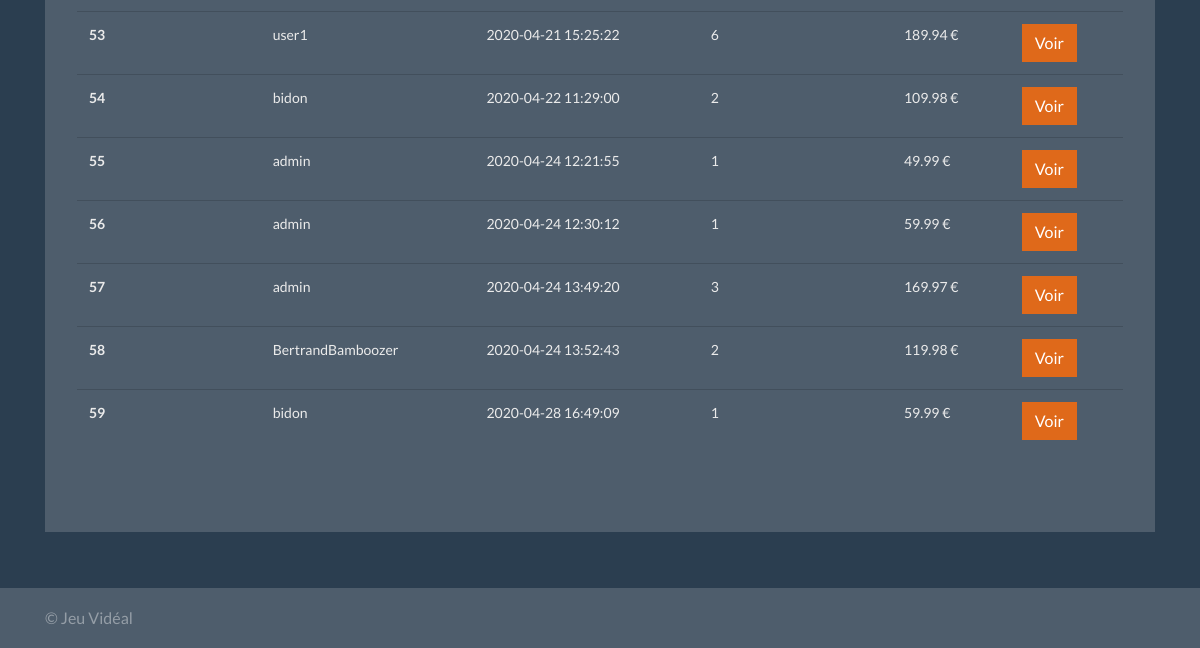
/admin_commande (signed in, lower part), run on an earlier commit of the app's database.
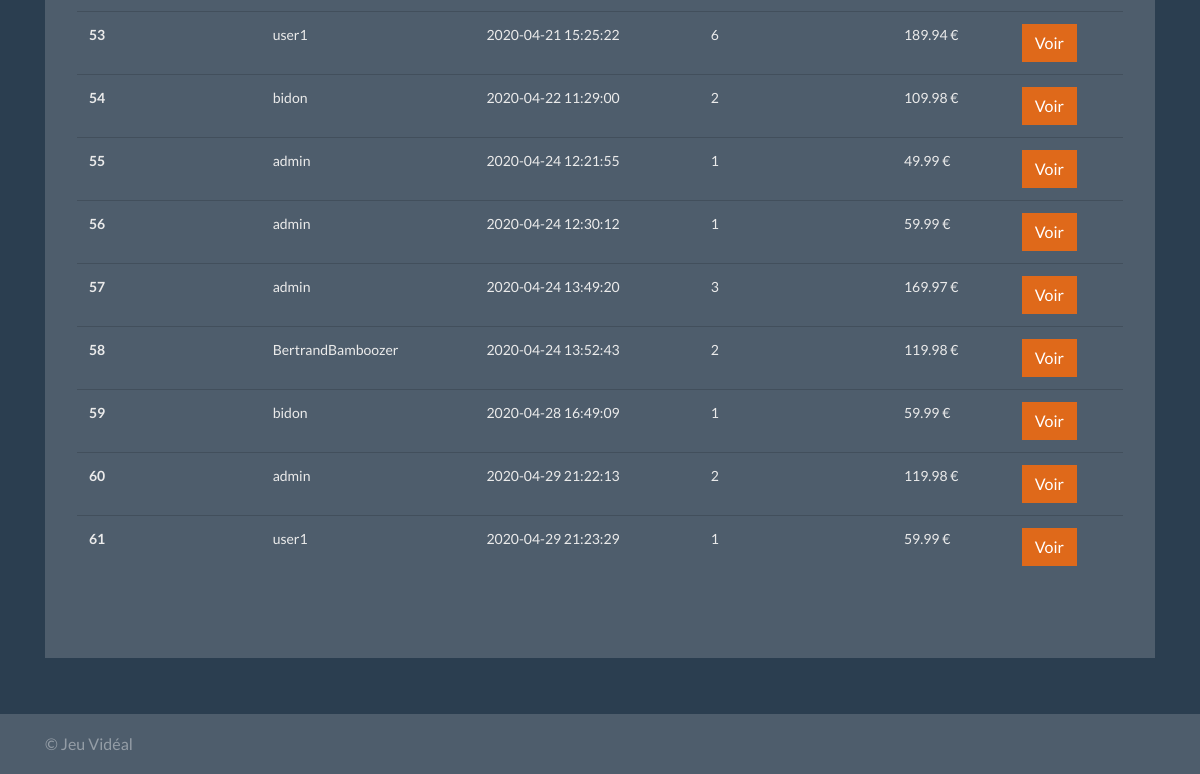
And on a later commit of the database.
### tables this page shows
CREATE TABLE `commande` (
  `ID` int(11) NOT NULL AUTO_INCREMENT,
  `utilisateurID` int(11) DEFAULT NULL,
  `statutCommandeID` int(11) DEFAULT NULL,
  `total` decimal(9,2) DEFAULT '0.00',
  `date` timestamp NULL DEFAULT NULL,
  PRIMARY KEY (`ID`),
  KEY `utilisateurID` (`utilisateurID`),
  KEY `statutCommandeID` (`statutCommandeID`),
  CONSTRAINT `commande_ibfk_1` FOREIGN KEY (`utilisateurID`) REFERENCES `utilisateur` (`id`),
  CONSTRAINT `commande_ibfk_2` FOREIGN KEY (`statutCommandeID`) REFERENCES `statut_commande` (`ID`)
);

CREATE TABLE `utilisateur` (
  `ID` int(11) NOT NULL AUTO_INCREMENT,
  `login` varchar(25) NOT NULL,
  `nom` varchar(50) DEFAULT NULL,
  `prenom` varchar(50) DEFAULT NULL,
  `mail` varchar(50) DEFAULT NULL,
  `roleID` int(11) DEFAULT NULL,
  `password` varchar(255) DEFAULT NULL,
  `actif` tinyint(1) DEFAULT '1',
  PRIMARY KEY (`ID`),
  KEY `roleID` (`roleID`),
  CONSTRAINT `utilisateur_ibfk_1` FOREIGN KEY (`roleID`) REFERENCES `role` (`id`)
);

### models/db.php (called while the page is built)
<?php
function getDB() {
    try
    {
        $bdd = new PDO('mysql:host=localhost;dbname=jeux_video_store;charset=utf8', ''.BDD_LOGIN.'', ''.BDD_MDP.'', array(PDO::ATTR_ERRMODE => PDO::ERRMODE_EXCEPTION));
        return $bdd;
    }
    catch (Exception $e)
    {
        die('Erreur : ' . $e->getMessage());
    }
}

### models/book.php (called while the page is built, shortened)
<?php
require_once 'models/db.php';
function getAllBooks()
{
    $reponse = getDB()->query('SELECT u.login AS login, c.ID AS commandeID, c.total AS total, c.date AS commandeDate, COUNT(cp.ID) as countProduit
    FROM utilisateur AS u
    JOIN commande AS c
    ON u.ID = c.utilisateurID
    JOIN commande_produit AS cp
    ON cp.commandeID = c.ID
    GROUP BY c.ID');
    $commandes = $reponse->fetchAll();
    return $commandes;
}
?>

### views/admin_commandes.php (the view, shortened to what this page needs)
<table class="table">
  <tbody>
<?php foreach($commandes as $commande):?>
    <tr>
      <th scope="row"><?= $commande['commandeID'] ?></th>
      <td><?= $commande['login'] ?></td>
      <td><?= $commande['commandeDate'] ?></td>
      <td><?= $commande['countProduit'] ?></td>
      <td><?= $commande['total'] ?> €</td>
      <td>
          <a href="<?=ROOT_PATH?>admin_commande/<?= $commande['commandeID']?>" class="btn btn-primary">Voir</a>
      </td>
    </tr>
<?php endforeach ?>
  </tbody>
</table>
<?php
include('includes/template.php');
?>

What changed in the data, as far as the page shows it:
added commande: ID "60", utilisateurID.login "admin", date "2020-04-29 21:22:13", countProduit "2", total "119.98"
added commande: ID "61", utilisateurID.login "user1", date "2020-04-29 21:23:29", countProduit "1", total "59.99"
